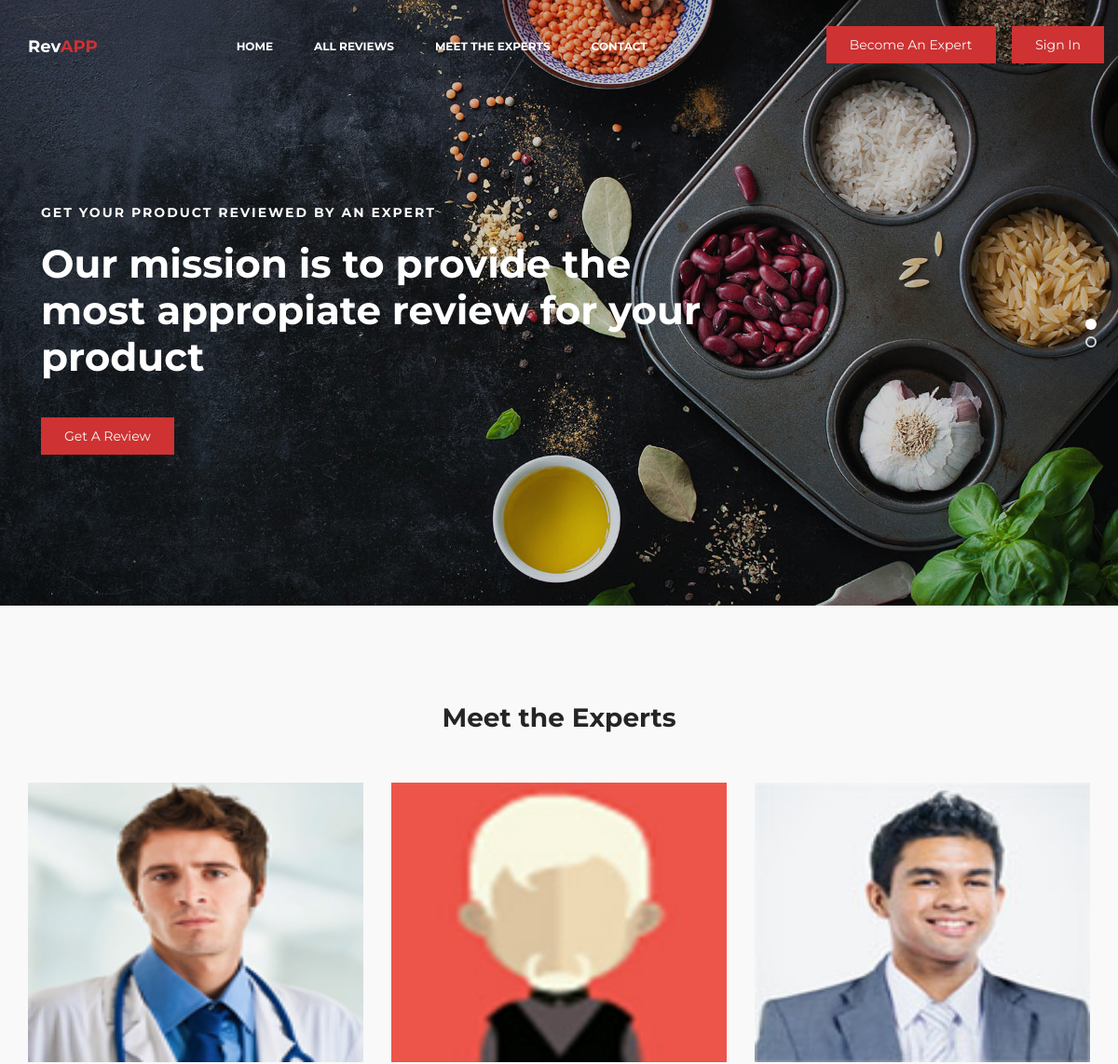
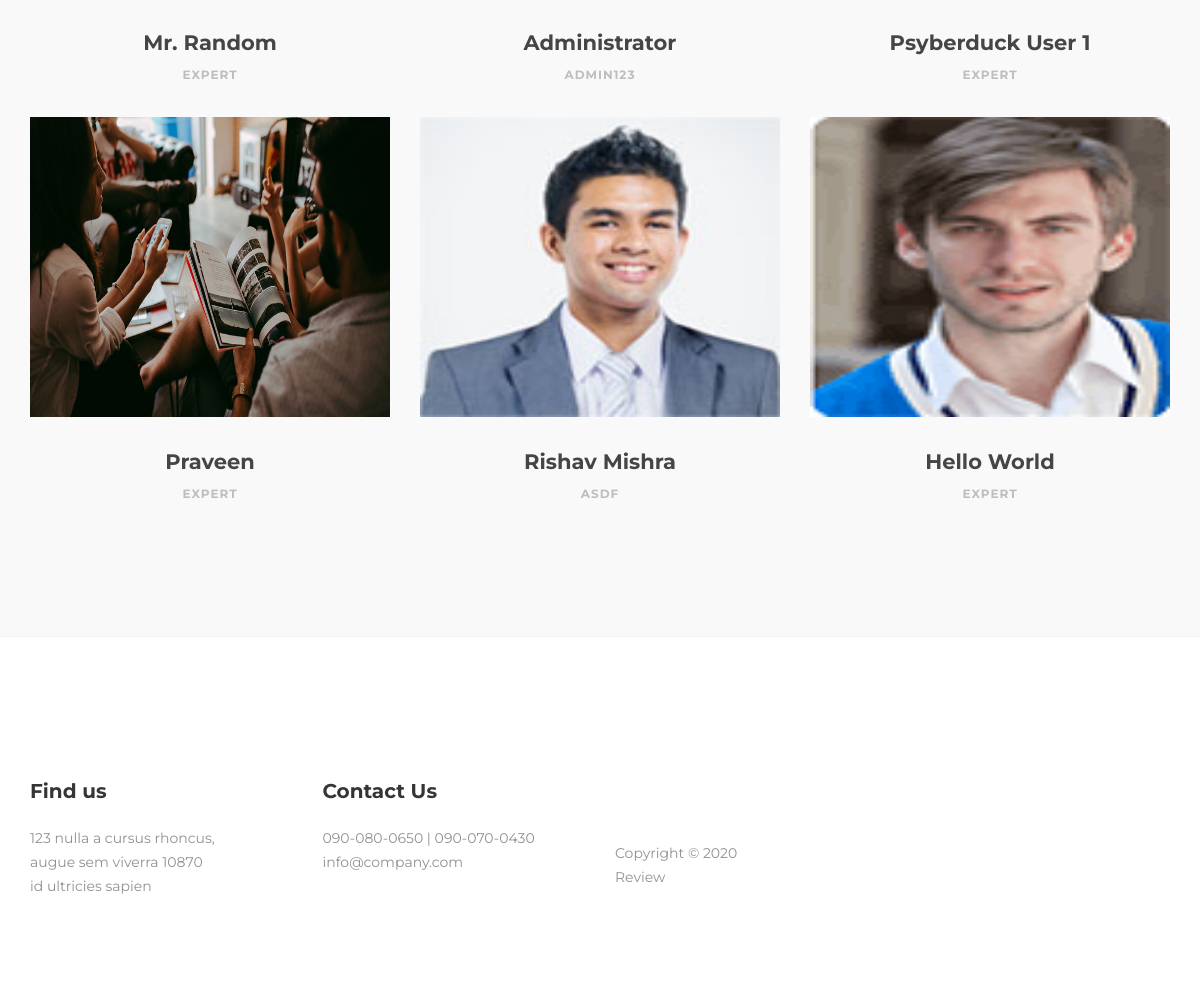
Screenshot of /allexperts/ with the database file from the repository (2 pictures, top to bottom).
### review/models.py (models this page shows, shortened)
class ExpertProfile(models.Model):
    user=models.OneToOneField(User,on_delete=models.CASCADE,blank=True,null=True)
    name=models.CharField(max_length=100,blank=True,null=True)
    email=models.CharField(max_length=100,blank=True,null=True)
    number=models.PositiveIntegerField(blank=True,null=True)
    description=models.TextField(blank=True)
    category=models.CharField(max_length=100,blank=True,null=True)
    photo=models.ImageField(upload_to='review/images',blank=True)
    facebook=models.CharField(max_length=100,blank=True,null=True)
    Credits=models.PositiveIntegerField(blank=True,default=5)
    Admin=models.BooleanField(default=False)

### review/views.py (the view)
# urls.py: path('allexperts/', views.allexperts, name='allexperts'),
def allexperts(request):
    reviews=Review.objects.all().order_by('?')
    profiles=ExpertProfile.objects.all().order_by('?')
    return render(request, 'review/all/experts.html',{'reviews':reviews,'profiles':profiles})

### review/templates/review/all/experts.html (shortened to what this page needs)
<!DOCTYPE html>
<html lang="en">
<head>
     {% load static %}
     <link rel="stylesheet" href="{% static 'homepage/css/bootstrap.min.css' %}   ">
     <link rel="stylesheet" href="{% static 'homepage/css/font-awesome.min.css' %}   ">
     <link rel="stylesheet" href="{% static 'homepage/css/animate.css' %}   ">
     <link rel="stylesheet" href="{% static 'homepage/css/owl.carousel.css' %}   ">
     <link rel="stylesheet" href="{% static 'homepage/css/owl.theme.default.min.css' %}   ">
     <link rel="stylesheet" href="{% static 'homepage/css/magnific-popup.css' %}   ">
     <link rel="stylesheet" href="{% static 'homepage/css/templatemo-style.css' %}   ">
</head>
<body>
     <section class="navbar custom-navbar navbar-fixed-top" role="navigation">
          <div class="container">
               <div class="navbar-header">
                    <a href="{% url 'home' %}" class="navbar-brand">Rev<span>APP</span> </a>
               </div>
               <div class="collapse navbar-collapse">
                    <ul class="nav navbar-nav navbar-nav-first">
                         <li><a href="{% url 'home' %}" class="smoothScroll">Home</a></li>
                         <li><a href="{% url 'allreviews' %}" class="smoothScroll">All Reviews</a></li>
                         <li><a href="{% url 'allexperts' %}" class="smoothScroll">Meet the Experts</a></li>
                         <li><a href="#footer" class="smoothScroll">Contact</a></li>
                    </ul>
                    <ul class="nav navbar-nav navbar-right">
                         {% if user.is_authenticated %}
                         <a href="#"  class="section-btn ">Logged In As {{ user.username}}</a>
                         <a href="{% url 'userpanel' %}"  class="section-btn">Dashboard</a>
                         <form method="POST" action="{% url 'logoutuser' %}" style="display: inline;">{% csrf_token %}<button type="submit"  class="section-btn">Log Out</button>  </form>
                         {% else %}
                         <a href="{% url 'signupuser' %}"  class="section-btn ">Become An Expert</a>
                         <a href="{% url 'loginuser' %}"  class="section-btn">Sign In</a>
                         {% endif %}
                    </ul>
               </div>
          </div>
     </section>
     <section id="home" class="slider" data-stellar-background-ratio="0.5">
          <div class="row">
                    <div class="owl-carousel owl-theme" id="banner">
                         <div class="item item-first">
                              <div class="caption">
                                   <div class="container">
                                        <div class="col-md-8 col-sm-12">
                                             <h3>Get Your Product Reviewed By An Expert</h3>
                                             <h1>Our mission is to provide the most appropiate review for your product</h1>
                                             <a href="#team" class="section-btn btn btn-default smoothScroll">Get A Review</a>
                                        </div>
                                   </div>
                              </div>
                         </div>
                    </div>
          </div>
     </section>
     <section id="team" data-stellar-background-ratio="0.5">
          <div class="container">
               <div class="row">
                    <div class="col-md-12 col-sm-12">
                         <div class="section-title wow fadeInUp" data-wow-delay="0.1s">
                              <h2><a href="">Meet the Experts</a></h2>
                         </div>
                    </div>
                    {% for profile in profiles %}
                    <div class=" col-md-4 col-sm-4">
                         <div class="team-thumb wow fadeInUp" data-wow-delay="0.2s">
                              <img src="{{ profile.photo.url }}" class="img-responsive" alt="" style="height: 300px;">
                         </div>
                         <div class="team-info">
                              <h3><a href="{% url 'profile' profile.id %}"> {{ profile.name }}</a></h3>
                              <p>{{ profile.category }}</p>
                         </div>
                    </div>
                    {% endfor %}
               </div>
          </div>
     </section>
     <footer id="footer" data-stellar-background-ratio="0.5">
          <div class="container">
               <div class="row">
                    <div class="col-md-3 col-sm-8">
                         <div class="footer-info">
                              <div class="section-title">
                                   <h2 class="wow fadeInUp" data-wow-delay="0.2s">Find us</h2>
                              </div>
                              <address class="wow fadeInUp" data-wow-delay="0.4s">
                                   <p>123 nulla a cursus rhoncus,<br> augue sem viverra 10870<br>id ultricies sapien</p>
                              </address>
                         </div>
                    </div>
                    <div class="col-md-3 col-sm-8">
                         <div class="footer-info">
                              <div class="section-title">
                                   <h2 class="wow fadeInUp" data-wow-delay="0.2s">Contact Us</h2>
                              </div>
                              <address class="wow fadeInUp" data-wow-delay="0.4s">
                                   <p>090-080-0650 | 090-070-0430</p>
                                   <p><a href="mailto:info@company.com">info@company.com</a></p>
                              </address>
                         </div>
                    </div>
                    <div class="col-md-2 col-sm-4">
                         <ul class="wow fadeInUp social-icon" data-wow-delay="0.4s">
                              <li><a href="#" class="fa fa-facebook-square" attr="facebook icon"></a></li>
                              <li><a href="#" class="fa fa-twitter"></a></li>
                              <li><a href="#" class="fa fa-instagram"></a></li>
                              <li><a href="#" class="fa fa-google"></a></li>
                         </ul>
                         <div class="wow fadeInUp copyright-text" data-wow-delay="0.8s">
                              <p><br>Copyright &copy; 2020 <br>Review
                              <br><br></p>
                         </div>
                    </div>
               </div>
          </div>
     </footer>
</body>
</html>

### review/static/homepage/css/templatemo-style.css (style rules this page uses)
body { background: #ffffff; font-family: 'Montserrat', sans-serif; overflow-x: hidden; }
h1,h2,h3,h4,h5,h6 { font-weight: bold; line-height: inherit; }
h1 { color: #252525; font-size: 3em; line-height: 50px; }
h2 { color: #353535; font-size: 2em; padding-bottom: 10px; }
h3 { font-size: 1.5em; margin-bottom: 0; }
h3, h3 a { color: #454545; }
p { color: #757575; font-size: 14px; font-weight: normal; line-height: 24px; }
html { -webkit-font-smoothing: antialiased; }
a { color: #252525; -webkit-transition: 0.5s; transition: 0.5s; text-decoration: none !important; }
.section-title { padding-bottom: 40px; }
.section-title h2 { margin: 0; }
section { position: relative; padding: 100px 0; }
#team, #menu, #testimonial { text-align: center; }
.about-image img, .team-thumb img { width: 100%; }
.section-btn { background: #ce3232; border-radius: 0; border: 0; color: #f9f9f9; font-size: inherit; font-weight: normal; padding: 10px 25px; transition: 0.5s 0.2s; }
.custom-navbar { border: none; margin-bottom: 0; padding: 25px 0; }
.custom-navbar .navbar-brand { color: #ffffff; font-size: 18px; font-weight: bold; }
.custom-navbar .navbar-brand span { color: #ce3232; }
.custom-navbar .navbar-nav.navbar-nav-first { margin-left: 8em; }
.custom-navbar .navbar-nav.navbar-right .section-btn { display: inline-block; margin: 0.2em 0 0 1em; }
.custom-navbar .nav li a { font-size: 12px; font-weight: bold; color: #ffffff; padding-right: 22px; padding-left: 22px; text-transform: uppercase; }
@media (min-width:768px) { .custom-navbar { border-bottom: 0; background: 0 0; } }
#home { padding: 0; }
#home h1 { color: #ffffff; padding-bottom: 30px; }
#home h3 { color: #f9f9f9; font-size: 14px; line-height: inherit; letter-spacing: 2px; text-transform: uppercase; margin: 0; }
@media (min-width: 768px) { .slider .col-md-8 { padding-left: 0; } }
.slider .caption { display: flex; justify-content: center; flex-direction: column; text-align: left; background-color: rgba(20,20,20,0.2); height: 100%; color: #fff; cursor: e-resize; padding: 4em 0 0 2em; }
.slider .item { background-position: inherit; background-repeat: no-repeat; background-attachment: local; background-size: cover; height: 650px; }
.slider .item-first { background-image: url(../images/slider-image1.jpg); }
#team { background: #f9f9f9; }
.team-thumb { position: relative; overflow: hidden; cursor: pointer; }
.team-info { padding: 10px 30px 20px 30px; }
.team-thumb img { transition: 0.5s 0.2s; }
.team-info p { color: #bfbdbd; font-size: 12px; font-weight: bold; letter-spacing: 1px; text-transform: uppercase; margin-top: 5px; }
footer { border-top: 1px solid rgba(0,0,0,0.05); padding: 120px 0; padding-bottom: 80px; }
footer .section-title { padding-bottom: 10px; }
footer h2 { font-size: 20px; }
footer a, footer p { color: #909090; }
footer address p { margin-bottom: 0; }
.footer-info, footer .social-icon { margin-top: 20px; }
.social-icon { position: relative; padding: 0; margin: 0; }
.social-icon li { display: inline-block; list-style: none; margin-bottom: 5px; }
.social-icon li a { border-radius: 100px; color: #ce3232; font-size: 15px; width: 35px; height: 35px; line-height: 35px; text-decoration: none; text-align: center; transition: all 0.4s ease-in-out; position: relative; }

### rows the page displays
ExpertProfile: photo (picture), name "Mr. Random", category "EXPERT"
ExpertProfile: photo (picture), name "Administrator", category "ADMIN123"
ExpertProfile: photo (picture), name "Psyberduck User 1", category "EXPERT"
ExpertProfile: photo (picture), name "Praveen", category "EXPERT"
ExpertProfile: photo (picture), name "Rishav Mishra", category "ASDF"
ExpertProfile: photo (picture), name "Hello World", category "EXPERT"
